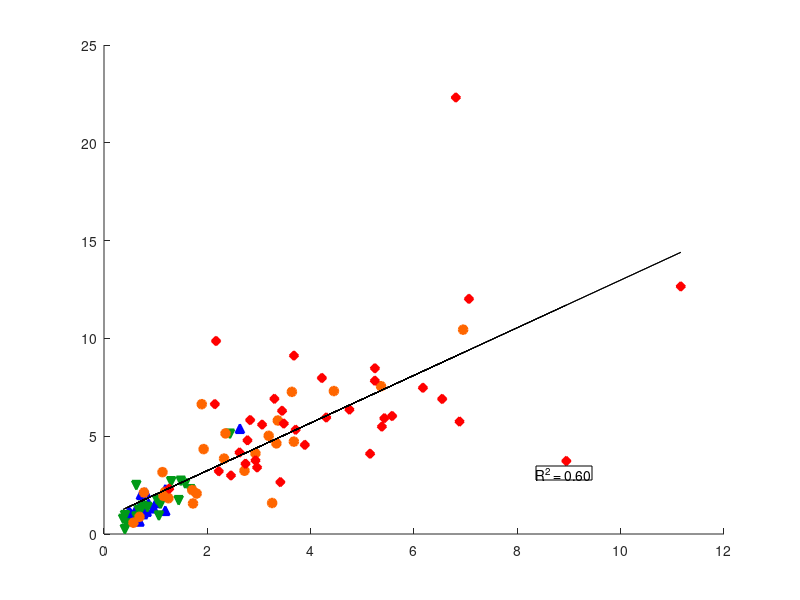

MATLAB code to generate this figure: (Note: this script raises an error after producing the figure.)
close all; clear all; clc
atWork = 0;
print_on = 1;

colorBlue = '#0000FF';
colorRed = '#FF0000';
colorBlack = '#000000';
colorGreen = '#009A17';
colorOrange = '#FF6600';
pt = 1.0;
FS = 14;

%% Plot Setup:
if atWork == 1
    figPos1 = [-1900, 100, 500, 400]; % Work
    figPos2 = [-1250, 400, 600, 600];
    figPos3 = [-600, 400, 600, 600];
    figPos4 = [-1900, 100, 600, 600];
    figPos5 = [-1250, 100, 600, 600];
    figPos6 = [-600, 100, 600, 300];
else
    figPos1 = [-1900, 150, 500, 400]; % Home
    figPos2 = [-1250, 500, 600, 600];
    figPos3 = [-600, 500, 600, 600];
    figPos4 = [-1900, 150, 600, 600];
    figPos5 = [-1250, 150, 600, 600];
    figPos6 = [-600, 150, 600, 300];
end

%%
load young_results.mat
load old_results.mat
load FL_results.mat
load NFL_results.mat
for ii = 1:20
    young.WOBr(ii,1) = young.WOBr_dV{1, ii}(end,1);
    young.WOBe(ii,1) = young.WOBe_dV{1, ii}(end,1);
end

for ii = 1:20
    old.WOBr(ii,1) = old.WOBr_dV{1, ii}(end,1);
    old.WOBe(ii,1) = old.WOBe_dV{1, ii}(end,1);
end

for ii = 1:25
    NFL.WOBr(ii,1) = NFL.WOBr_dV{1, ii}(end,1);
    NFL.WOBe(ii,1) = NFL.WOBe_dV{1, ii}(end,1);
end

for ii = 1:35
    FL.WOBr(ii,1) = FL.WOBr_dV{1, ii}(end,1);
    FL.WOBe(ii,1) = FL.WOBe_dV{1, ii}(end,1);
end
%% Linear regression line
% dlm = fitlm(NFL.R1insp,NFL.meanR2Phi,'Intercept', false)

%%
figure('Position',figPos1);

sz = 40;
scatter(young.WOBr,young.WOBe,sz,'^',...
                'MarkerEdgeColor',colorBlue,...
                'MarkerFaceColor',colorBlue,...
                'LineWidth',1.5); hold on
scatter(old.WOBr,old.WOBe,sz,'v',...
                'MarkerEdgeColor',colorGreen,...
                'MarkerFaceColor',colorGreen,...
                'LineWidth',1.5); hold on
scatter(NFL.WOBr,NFL.WOBe,sz,...
                'MarkerEdgeColor',colorOrange,...
                'MarkerFaceColor',colorOrange,...
                'LineWidth',1.5); hold on
scatter(FL.WOBr,FL.WOBe,sz,'d',...
                'MarkerEdgeColor',colorRed,...
                'MarkerFaceColor',colorRed,...
                'LineWidth',1.5); hold on

totalDataX = [young.WOBr; old.WOBr; NFL.WOBr; FL.WOBr];
totalDataY = [young.WOBe; old.WOBe; NFL.WOBe; FL.WOBe];
[p,S]=polyfit(totalDataX,totalDataY,1);
[yfit,delta]=polyval(p,totalDataX,S);
plot(totalDataX,yfit,'k');
RSS = sum((totalDataY-yfit).^2);
TSS = sum((totalDataY-mean(totalDataY)).^2);
Rsquared = 1-RSS/TSS;
anno = annotation('textbox', [0.67, 0.2, 0.1, 0.1], 'String', "R^2 = 0.60");
anno.EdgeColor = 'w';
anno.BackgroundColor = 'w';
anno.FontSize = 12;

xlabel('$ \int_{}^{} R_{1,insp}Q \,dV $','Interpreter','latex')
ylabel('$ \int_{}^{} EV \,dV $','Interpreter','latex')
legend('young','old','NFL','FL','Location','northwest')
% xlim([0 20])
% ylim([0 35])
grid on
set(gca,'FontSize',14);



if print_on ==1
    print('-r400','-dpng','WOBeWOBr.png');
else 
end


       
